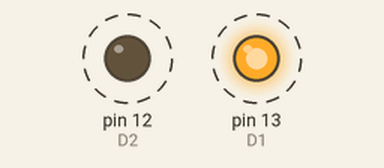
The sketch below on a simulated Arduino Uno, built with avr-gcc and run on an emulated ATmega328P. Parts: output pins drawn as LEDs (lit = HIGH). Dashed ring = blinking.

Above: at 0.2 s.
Timing chart, 0 to 3.0 s (numbered marks = the images above):
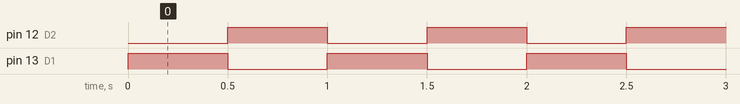

The sketch:

bai1_docx.ino
```cpp
int D1 = 13;
int D2 = 12;

void setup()
{
  pinMode(D1, OUTPUT);
  pinMode(D2, OUTPUT);
}

void loop()
{

  digitalWrite(D1, HIGH);
  digitalWrite(D2, LOW);
  delay(500);

  digitalWrite(D1, LOW);
  digitalWrite(D2, HIGH);
  delay(500);
}
```

Measured:
- by itself, pin 12 (D2), pin 13 (D1): alternates HIGH for 0.50 s and LOW for 0.50 s
